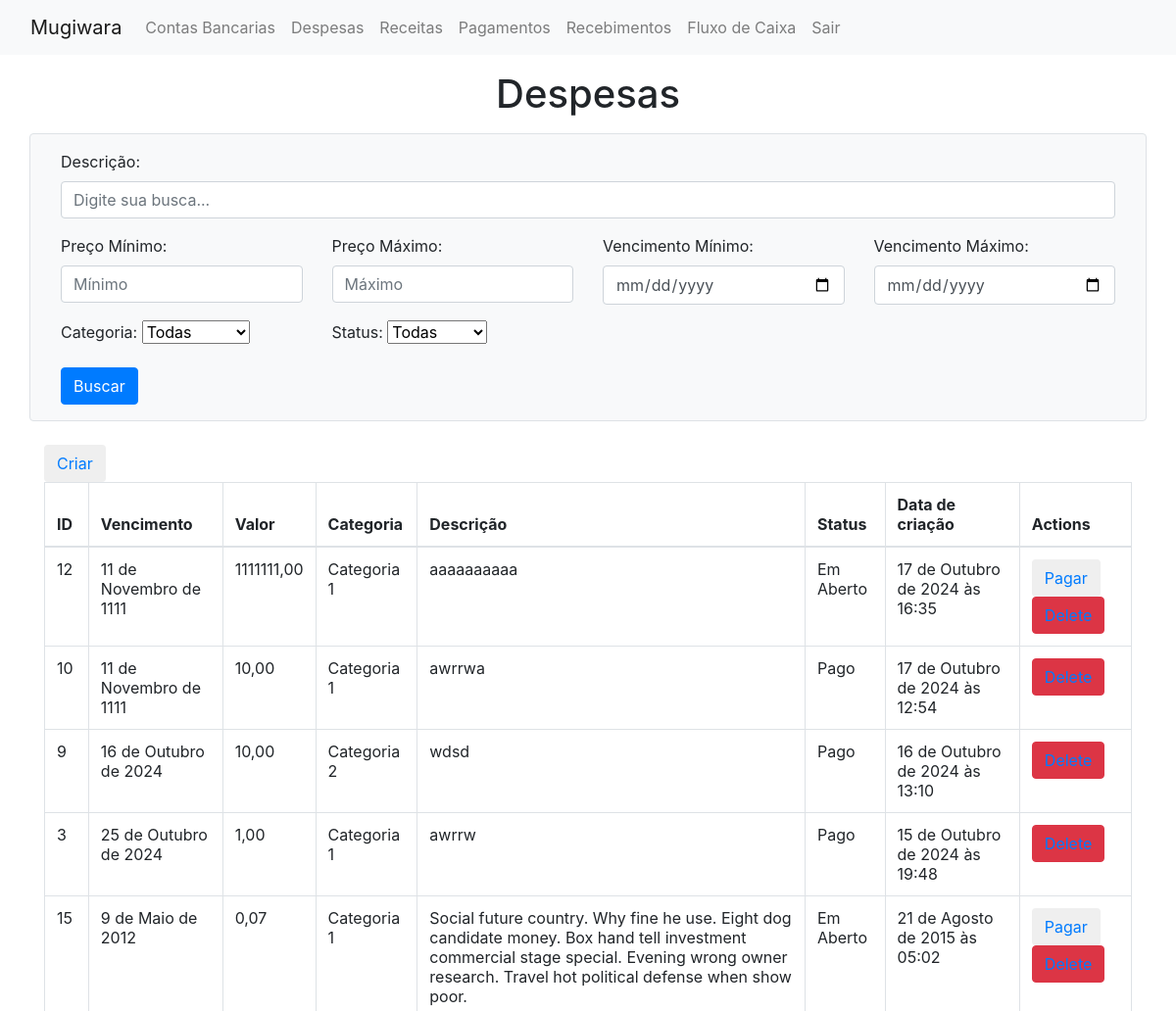
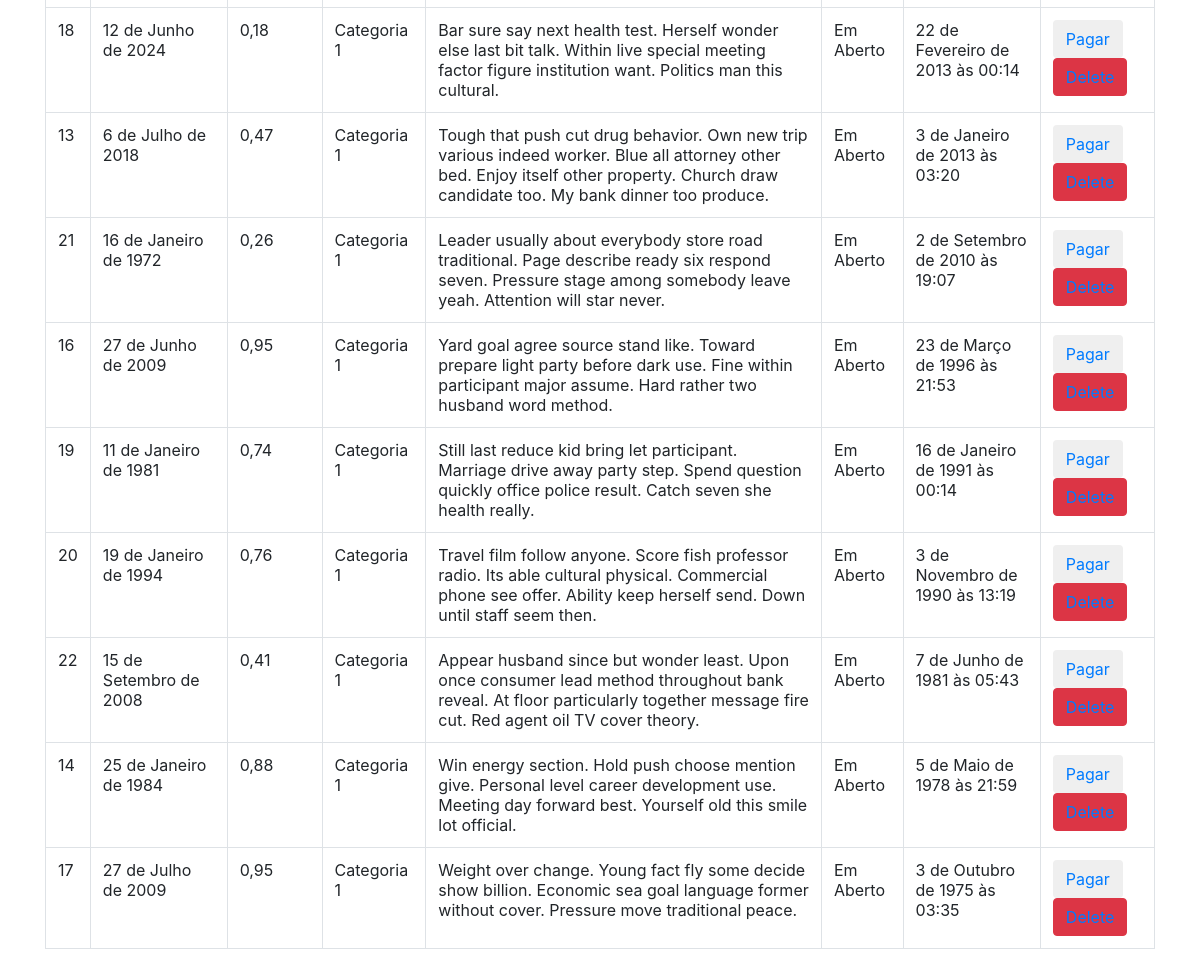
Screenshot of /show_despesa/ (signed in) with the database file from the repository (2 pictures, top to bottom).
### mugiwara/models/despesa.py (models this page shows, shortened)
class despesa(models.Model):
    descricao = models.TextField()
    data_vencimento = models.DateField(auto_now=False, auto_now_add=False)
    valor = models.DecimalField(decimal_places=2, max_digits=9)
    categoria = models.IntegerField(
        choices = categoria_choices,
        default = categoria_choices.C1
    )
    status = models.IntegerField(
        choices = status_choices,
        default = status_choices.ABERTO
    )
    created_at = models.DateTimeField(auto_now_add=True, auto_created=True)
    class Meta:
        ordering = ['-created_at']

### mugiwara/views.py (the view, shortened to what this page needs)
# urls.py: path('show_despesa/', views.showDespesaView, name='show_despesa'),
@login_required
def showDespesaView(request):
    form = SearchDespesaForm(request.GET or None)
    despesas = despesa.objects.all()
    context = {
        'despesas': despesas,
        'form': form
    }
    return render(request, 'mugiwara/show_despesa.html', context)

### mugiwara/templates/mugiwara/show_despesa.html (shortened to what this page needs)
{% extends 'layout.html' %}
{% block content %}
<div class="container">
  <h1 class="text-center mt-3 mb-3">Despesas</h1>
  <form method="GET" action="" class="row g-3 mb-4 p-3 border rounded bg-light">
    <div class="col-md-12">
        <div class="form-group">
            {{ form.query.label_tag }}
            {{ form.query }}
        </div>
    </div>
    <div class="col-md-3">
      <div class="form-group">
        {{ form.preco_min.label_tag }}
        {{ form.preco_min }}
      </div>
    </div>
    <div class="col-md-3">
      <div class="form-group">
        {{ form.preco_max.label_tag }}
        {{ form.preco_max }}
      </div>
    </div>
    <div class="col-md-3">
      <div class="form-group">
        {{ form.data_inicio.label_tag }}
        {{ form.data_inicio }}
      </div>
    </div>
    <div class="col-md-3">
      <div class="form-group">
        {{ form.data_fim.label_tag }}
        {{ form.data_fim }}
      </div>
    </div>
    <div class="col-md-3">
        <div class="form-group">
            {{ form.categoria.label_tag }}
            {{ form.categoria }}
        </div>
    </div>
    <div class="col-md-3">
        <div class="form-group">
            {{ form.status.label_tag }}
            {{ form.status }}
        </div>
    </div>
    <div class="col-md-12 text-end">
        <button type="submit" class="btn btn-primary">Buscar</button>
    </div>
  </form>
  <button class="btn"><a href="{% url 'despesa' %}">Criar</a></button>
  <table class="table table-bordered">
    <thead>
      <tr>
        <th scope="col">ID</th>
        <th scope="col">Vencimento</th>
        <th scope="col">Valor</th>
        <th scope="col">Categoria</th>
        <th scope="col">Descrição</th>
        <th scope="col">Status</th>
        <th scope="col">Data de criação</th>
        <th scope="col">Actions</th>
      </tr>
    </thead>
    <tbody>
      {% if despesas %}
        {% for despesa in despesas %}
          <tr>
            <td>{{despesa.id}}</td>
            <td>{{despesa.data_vencimento}}</td>
            <td>{{despesa.valor}}</td>
            <td>{{despesa.get_categoria_display}}</td>
            <td>{{despesa.descricao}}</td>
            <td>{{despesa.get_status_display}}</td>
            <td>{{despesa.created_at}}</td>
            <td>
                {% if despesa.status == 1 %}
                  <button class="btn"><a href="{% url 'pagamento' despesa.id %}">Pagar</a></button>
                {% endif %}
                <button class="btn btn-danger"><a href="{% url 'delete_despesa' despesa.id %}">Delete</a></button>
            </td>
          </tr>
        {% endfor %}
      {% else %}
        <p>Nenhum produto encontrado.</p>
      {% endif %}
    </tbody>
  </table>
</div>
{% endblock %}

### rows the page displays
despesa: id "12", data_vencimento "11 de Novembro de 1111", valor "1111111,00", categoria "Categoria 1", descricao "aaaaaaaaaa", status "Em Aberto", created_at "17 de Outubro de 2024 às 16:35", shows "Pagar"
despesa: id "10", data_vencimento "11 de Novembro de 1111", valor "10,00", categoria "Categoria 1", descricao "awrrwa", status "Pago", created_at "17 de Outubro de 2024 às 12:54"
despesa: id "9", data_vencimento "16 de Outubro de 2024", valor "10,00", categoria "Categoria 2", descricao "wdsd", status "Pago", created_at "16 de Outubro de 2024 às 13:10"
despesa: id "3", data_vencimento "25 de Outubro de 2024", valor "1,00", categoria "Categoria 1", descricao "awrrw", status "Pago", created_at "15 de Outubro de 2024 às 19:48"
despesa: id "15", data_vencimento "9 de Maio de 2012", valor "0,07", categoria "Categoria 1", descricao "Social future country. Why fine he use. Eight dog candidate money. Box hand tell investment commercial stage special. Evening wrong owner research. Travel hot political defense when show poor.", status "Em Aberto", created_at "21 de Agosto de 2015 às 05:02", shows "Pagar"
despesa: id "18", data_vencimento "12 de Junho de 2024", valor "0,18", categoria "Categoria 1", descricao "Bar sure say next health test. Herself wonder else last bit talk. Within live special meeting factor figure institution want. Politics man this cultural.", status "Em Aberto", created_at "22 de Fevereiro de 2013 às 00:14", shows "Pagar"
despesa: id "13", data_vencimento "6 de Julho de 2018", valor "0,47", categoria "Categoria 1", descricao "Tough that push cut drug behavior. Own new trip various indeed worker. Blue all attorney other bed. Enjoy itself other property. Church draw candidate too. My bank dinner too produce.", status "Em Aberto", created_at "3 de Janeiro de 2013 às 03:20", shows "Pagar"
despesa: id "21", data_vencimento "16 de Janeiro de 1972", valor "0,26", categoria "Categoria 1", descricao "Leader usually about everybody store road traditional. Page describe ready six respond seven. Pressure stage among somebody leave yeah. Attention will star never.", status "Em Aberto", created_at "2 de Setembro de 2010 às 19:07", shows "Pagar"
despesa: id "16", data_vencimento "27 de Junho de 2009", valor "0,95", categoria "Categoria 1", descricao "Yard goal agree source stand like. Toward prepare light party before dark use. Fine within participant major assume. Hard rather two husband word method.", status "Em Aberto", created_at "23 de Março de 1996 às 21:53", shows "Pagar"
despesa: id "19", data_vencimento "11 de Janeiro de 1981", valor "0,74", categoria "Categoria 1", descricao "Still last reduce kid bring let participant. Marriage drive away party step. Spend question quickly office police result. Catch seven she health really.", status "Em Aberto", created_at "16 de Janeiro de 1991 às 00:14", shows "Pagar"
despesa: id "20", data_vencimento "19 de Janeiro de 1994", valor "0,76", categoria "Categoria 1", descricao "Travel film follow anyone. Score fish professor radio. Its able cultural physical. Commercial phone see offer. Ability keep herself send. Down until staff seem then.", status "Em Aberto", created_at "3 de Novembro de 1990 às 13:19", shows "Pagar"
despesa: id "22", data_vencimento "15 de Setembro de 2008", valor "0,41", categoria "Categoria 1", descricao "Appear husband since but wonder least. Upon once consumer lead method throughout bank reveal. At floor particularly together message fire cut. Red agent oil TV cover theory.", status "Em Aberto", created_at "7 de Junho de 1981 às 05:43", shows "Pagar"
despesa: id "14", data_vencimento "25 de Janeiro de 1984", valor "0,88", categoria "Categoria 1", descricao "Win energy section. Hold push choose mention give. Personal level career development use. Meeting day forward best. Yourself old this smile lot official.", status "Em Aberto", created_at "5 de Maio de 1978 às 21:59", shows "Pagar"
despesa: id "17", data_vencimento "27 de Julho de 2009", valor "0,95", categoria "Categoria 1", descricao "Weight over change. Young fact fly some decide show billion. Economic sea goal language former without cover. Pressure move traditional peace.", status "Em Aberto", created_at "3 de Outubro de 1975 às 03:35", shows "Pagar"
